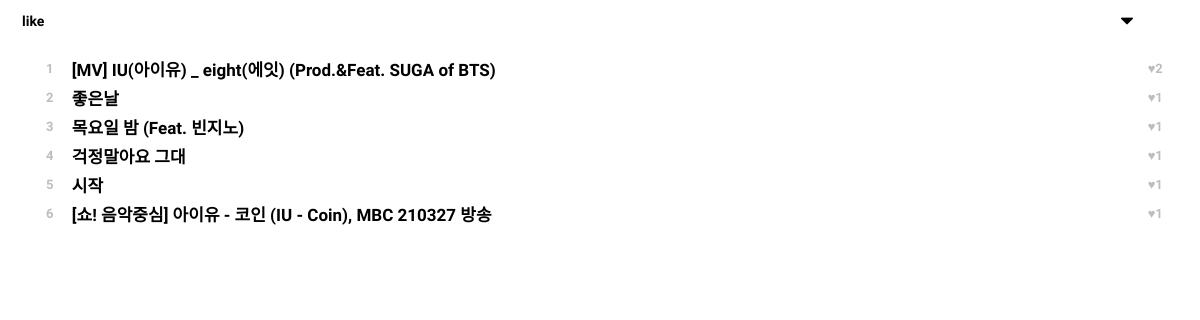
The page /music/music_rank/f_like/ on the database as committed earlier.
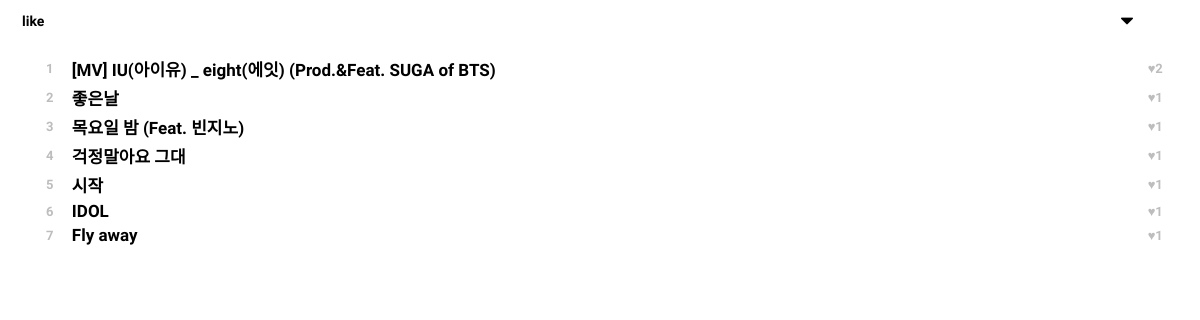
The same page on the database as committed later.
### music/models.py (models this page shows, shortened)
class Music(models.Model):
    m_like = models.IntegerField(default=0)
    m_title = models.CharField(max_length=100)
    m_videoCd = models.CharField(max_length=100, null=True)
    artist_fk = models.ForeignKey(Artist, on_delete=models.CASCADE)

### music/views.py (the view)
# urls.py: path('music_rank/f_like/', views.m_music_rank_like, name='music_rank_like'),
def m_music_rank_like(request):
    info_music = models.Music.objects.all().exclude(m_like=0).order_by('-m_like')
    return render(request, 'music_rank.html', {'info_music': info_music, 'select': 'f_like'})

### music/models.py (called while the page is built)
    def __str__(self):
        return self.a_name

### templates/music_rank.html (shortened to what this page needs)
<!DOCTYPE html>
<html lang="en">
<head>
    <link rel="stylesheet" href="static/css/style.css">
</head>
<body>
<div>
    <select onchange='f_select(this)' name="f_select" class=""
            style="width: 100%; float: top; background: url(static/down.png) no-repeat 95% 50%; border: none; padding-left: 14px;
                    font-family: 'Gowun Dodum', sans-serif; font-weight: bold; font-size:14px; ">
        <optgroup>
            {% if select == 'f_like' %}
            <option value="f_like" selected="selected">like</option>
            {% endif %}
        </optgroup>
    </select>
</div>
<div id="rank_list" style="padding:15px 0px 0px 35px;">
    <div>
        <table class="table">
            <thead>
            <tr>
                <th scope="col"></th>
                <th scope="col"></th>
                <th scope="col"></th>
            </tr>
            </thead>
            <tbody id="">
            {% for music in info_music %}
            <tr>
                <td class="rank" style="color: #BDBDBD; font-size: 8;">{{ forloop.counter }}</td>
                <td style="font-size: 17px; color: black;"><a onclick="window.open('/music/musicvideo/{{ music.m_videoCd }}/{{ music.m_title }}/{{ music.artist_fk }}/', 'video_popup', 'width=720, height=600, left='+popup_x+', top='+popup_y+'')">{{ music.m_title }}</a></td>
                <td style="color:#BDBDBD; font-size: 8;">♥{{ music.m_like }}</td>
            </tr>
            {% endfor %}
            </tbody>
        </table>
    </div>
</div>
</body>
</html>

Rows that differ between the two databases and show on the page:
changed Music: m_title "[쇼! 음악중심] 아이유 - 코인 (IU - Coin), MBC 210327 방송" → "IDOL"
now on this page (row edited): Music: m_title "Fly away", m_like "1"
